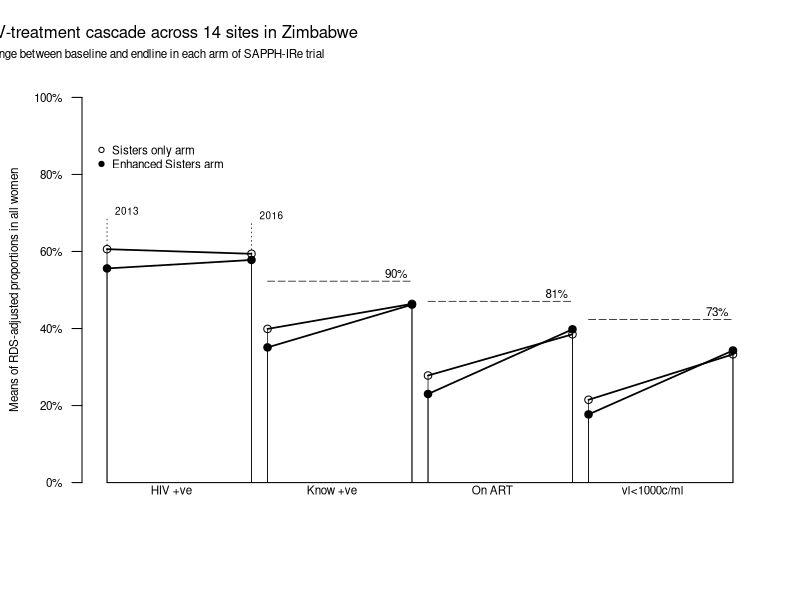

Source code (R):
# HIV treatment serrated cascade plot 
# Calum Daveu
# LSHTM 
# 26 MAR 2020

# Change working directory 
  setwd(dirname(rstudioapi::getActiveDocumentContext()$path))

# Read the data 
  d <- read.csv('data.csv')

# Set some arbitrary x-values
  xs <- c(0.01,.1,0.01,.1,.11,.2,.11,.2,.21,.3,.21,.3,.31,.4,.31,.4)

# Set values for the point types 
  pt <- rep(c(1,19),each=2,times=nrow(d)/4)

# Create the plot and the points 
  plot(xs, d$p, 
       ylim=c(0,1), xlim=c(0.01,.4), yaxt="n", xaxt="n", pch=pt, bty="n",
       xlab="", ylab="Means of RDS-adjusted proportions in all women", cex.lab=.7)

# Add the sloping lines 
  for (r in c(1,3,5,7,9,11,13,15)){
    lines(xs[r:(r+1)], d$p[r:(r+1)], type="l", lwd=1.7)
  }

#  Add the vertical lines
  for (r in c(1:16)){
    lines(c(xs[r],xs[r]),c(0,d$p[r]), lwd=.7)
  }

# Add horizontal line at bottom
lines(c(0.01,.4), c(0,0))

# Add the 90:90:90 lines
  base_hiv <- mean(d[d$outcome=='HIV' & d$year==2013,'p'])
  nnn <- c(base_hiv*.9,       # First 90 for diagnosis 
           base_hiv*.9*.9,    # Second 90 for treatment  
           base_hiv*.9*.9*.9) # Third 90 for suppression 
  
  lines(c(.11,.2), c(nnn[1],nnn[1]), lty=5, lwd=.7)
  lines(c(.21,.3), c(nnn[2],nnn[2]), lty=5, lwd=.7)
  lines(c(.31,.4), c(nnn[3],nnn[3]), lty=5, lwd=.7)
  
  text(.2-.01,nnn[1]+.02,labels="90%", cex=.7)
  text(.3-.01,nnn[2]+.02,labels="81%", cex=.7)
  text(.4-.01,nnn[3]+.02,labels="73%", cex=.7)

# Add the dates 
  lines(c(xs[1],xs[1]),c(d$p[1],d$p[1]+.08), lty=3, lwd=.7)
  lines(c(xs[2],xs[2]),c(d$p[2],d$p[2]+.08), lty=3, lwd=.7)
  
  text(xs[1]+0.0125,d$p[1]+.1,labels="2013", cex=.6)
  text(xs[2]+0.0125,d$p[2]+.1,labels="2016", cex=.6)

# Add axes and labels
  ap <- c(0,.2,.4,.6,.8,1)
  axis(2, at=ap, lab=paste0(ap * 100, "%"), las=TRUE, cex.axis=0.7)
  
  text(c(.05, .15, .25, .35, .55,.65),c(-.0193), 
       labels=c("HIV +ve", "Know +ve", "On ART", "vl<1000c/ml"), cex=.7)

# Add legend
  legend(0,.9,c("Sisters only arm", "Enhanced Sisters arm"),pch=c(1,19), bty="n", cex=.7)

# Add title
  mytitle = "HIV-treatment cascade across 14 sites in Zimbabwe"
  mysubtitle = "Change between baseline and endline in each arm of SAPPH-IRe trial"
  mtext(side=3, line=2, at=-0.07, adj=0, cex=1, mytitle)
  mtext(side=3, line=1, at=-0.07, adj=0, cex=0.7, mysubtitle)
